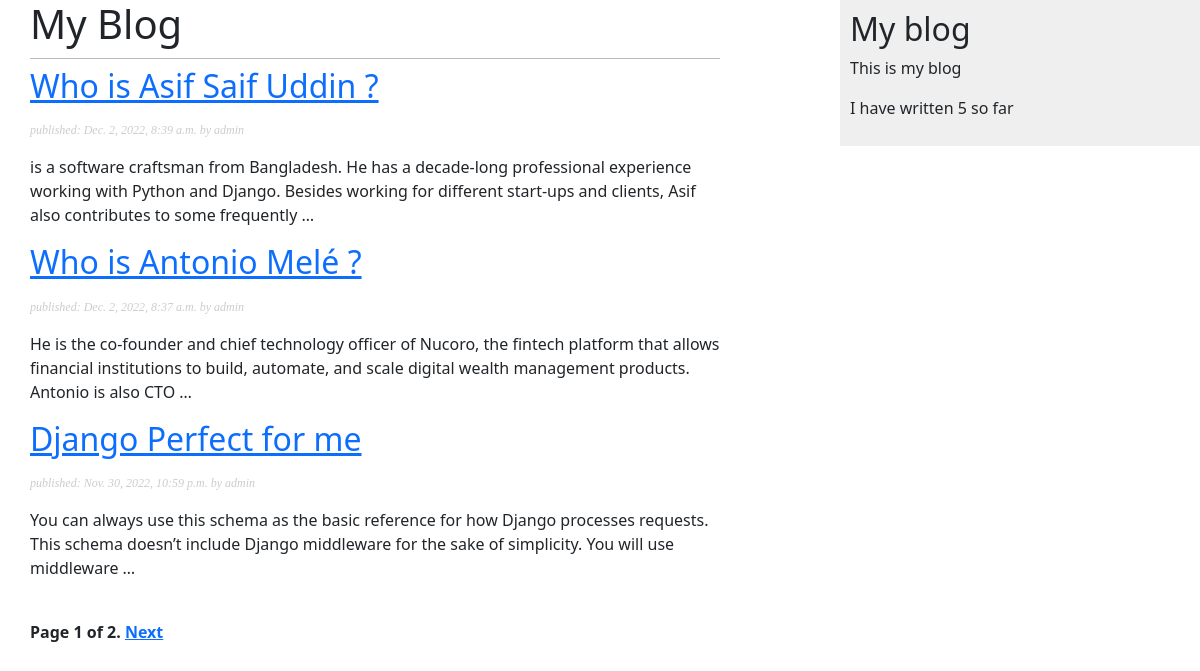
The page /blog/ on the database as committed earlier.
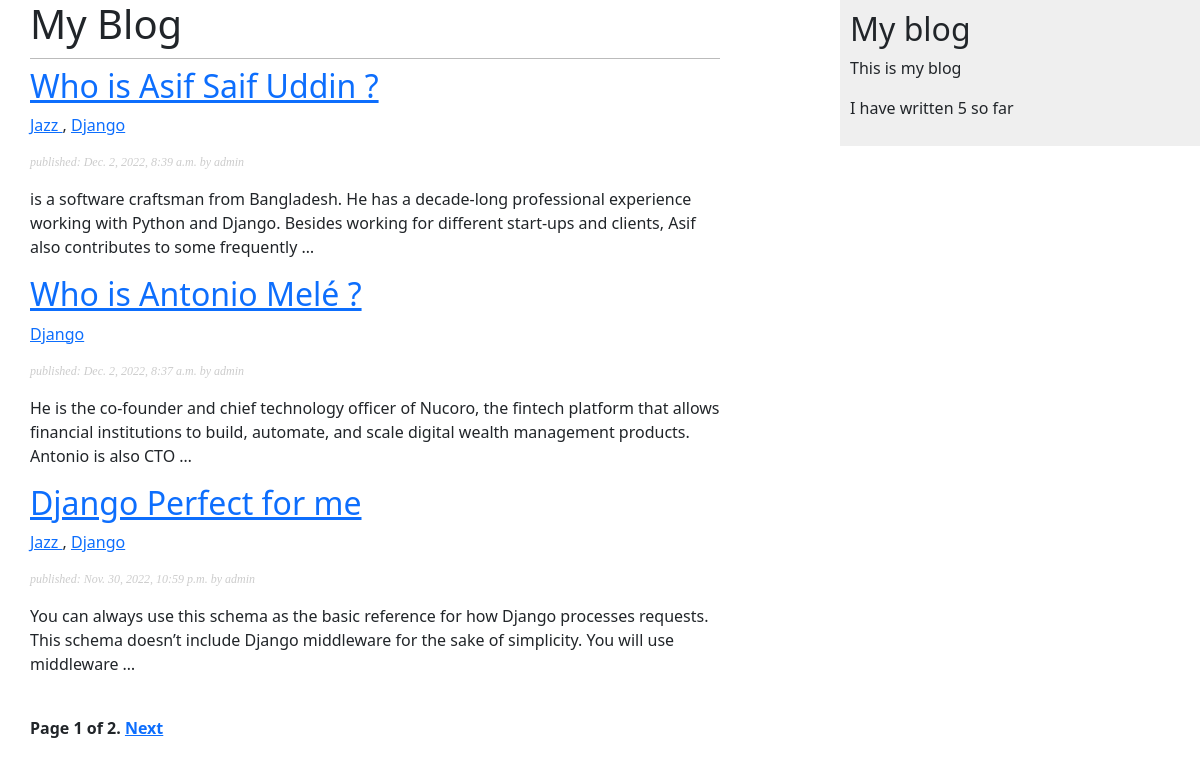
The same page on the database as committed later.
### blog/models.py (models this page shows, shortened)
class Post(models.Model):
    tags = TaggableManager()
    class Status(models.TextChoices):
        DRAFT = 'DF' , 'draft'
        PUBLISHED = 'PB' , 'published'
    title = models.CharField(max_length=250)
    slug = models.SlugField(max_length=250, unique_for_date='publish')
    body = models.TextField()
    author = models.ForeignKey(User, on_delete= models.CASCADE, related_name='blog_posts')
    publish = models.DateTimeField(default=timezone.now)
    created = models.DateTimeField(auto_now_add=True)
    updated = models.DateTimeField(auto_now=True)
    status = models.CharField(max_length=2,
                              choices=Status.choices, default=Status.DRAFT)
    objects = models.Manager() # our default manager
    published = PublishedManager() # our custom manager
    class Meta:
        ordering = ['-publish'] # arranges the order of objected in decending order(newer published to older )
        indexes = [
            models.Index(fields=['publish']),
        ]
    def get_absolute_url(self):
        return reverse("blog:post_details", args=[self.publish.year,
                                                  self.publish.month,
                                                  self.publish.day,
                                                  self.slug])

### blog/views.py (the view)
# urls.py: path('', views.post_list , name='post_list'), #function based view
def post_list(request, tag_slug=None):
    post_list = Post.published.all()
    tag = None
    if tag_slug:
        tag = get_object_or_404(Tag , slug = tag_slug )
        post_list = post_list.filter(tags__in=[tag])
    paginator = Paginator(post_list,3) # determine the number of posts to display on a page
    page_number = request.GET.get('page',1)#get the requested page number or default: 1
    try:
        posts = paginator.page(page_number)
    except PageNotAnInteger:
        posts = paginator.page(1)
    except EmptyPage:
        posts = paginator.page(paginator.num_pages)
    return render(request, 'blog/post/list.html', {'posts': posts, 'tag': tag})

### blog/models.py (called while the page is built)
    def get_queryset(self):
        return super().get_queryset()\
            .filter(status = Post.Status.PUBLISHED)

### blog/templatetags/blog_tags.py (called while the page is built)
@register.simple_tag
def total_posts():
    return Post.published.count()

### blog/templates/blog/post/list.html (shortened to what this page needs)
{% extends 'blog/base.html' %}
{% block content%}
 <h1>My Blog</h1>
 {% for post in posts%}
    <h2>
        <a href="{{post.get_absolute_url}}">
            {{post.title}}
        </a>
    </h2>
    <p class="tags" >
        {% for tag in post.tags.all %}
            <a href=" {% url "blog:list_post_by_tag" tag.slug %}">
                {{tag.name}}
            </a>
            {% if not forloop.last %}, {% endif %}
        {% endfor %}
    </p>
    <p class="date">
        published: {{post.publish}} by {{ post.author}}
    </p>
    {{post.body|truncatewords:30|linebreaks}}
 {% endfor %}
 {% include 'pagination.html' with page=posts %}
{% endblock %}

Rows that differ between the two databases and show on the page:
changed Post "Who is Asif Saif Uddin ?": gains Tag (name "Jazz"); gains Tag (name "Django")
changed Post "Who is Antonio Melé ?": gains Tag (name "Django")
changed Post "Django Perfect for me": gains Tag (name "Jazz"); gains Tag (name "Django")
